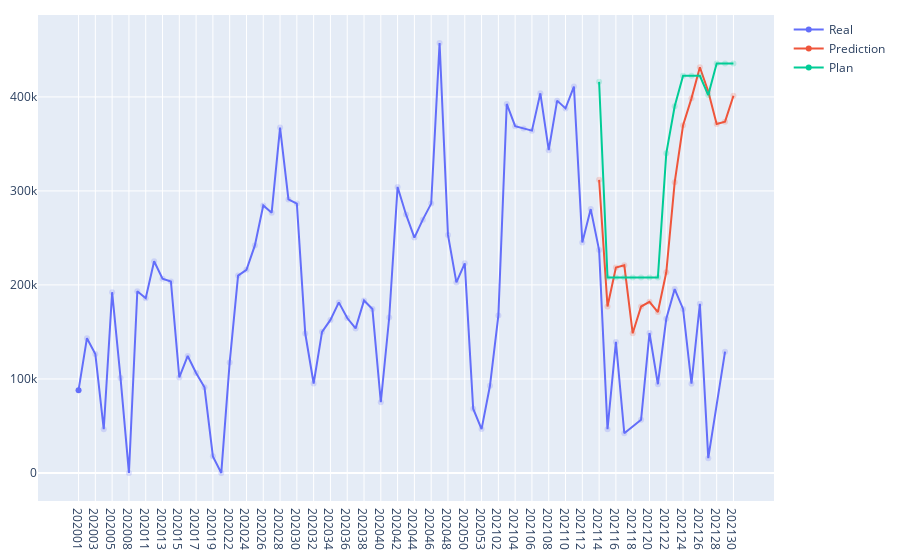

Notebook cell for this chart:
### Code cell
fig = go.Figure()
fig.add_trace(go.Scatter(x=prods['ww'], y=prods['prod'],
                        mode='lines+markers', name='Real'))
fig.add_trace(go.Scatter(x=prod_val_df['ww'], y=prod_val_df['prod_hat'],
                        name='Prediction'))
fig.add_trace(go.Scatter(x=prod_val_df['ww'], y=prod_val_df[current-1],
                        name='Plan'))
fig.update_layout(margin=dict(l=10, r=15, t=15, b=10))
fig.update_xaxes(categoryorder='category ascending')
fig.show()
